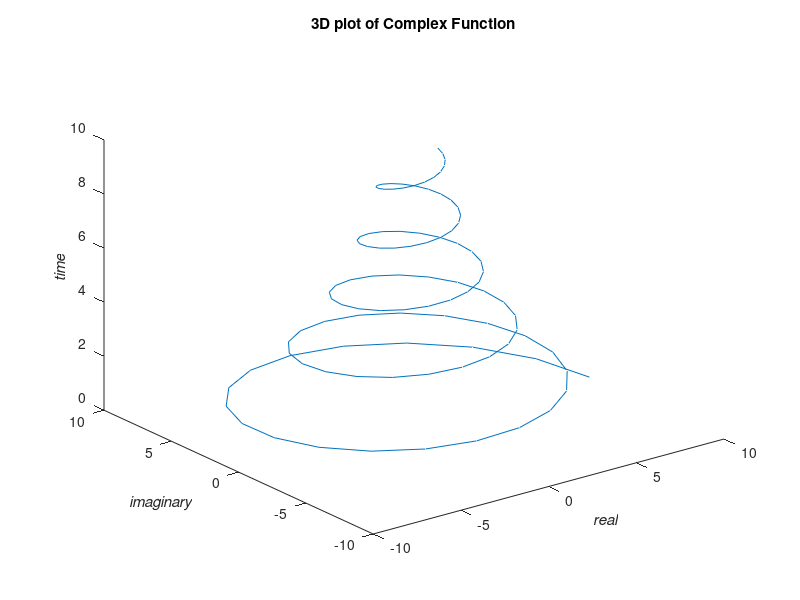

Here is the MATLAB script that generated this plot:
%{
8.10
Plot the function v(t) = 10*e^((-0.2 + j*pi)t) for 0 <= t <= 10 using
function plot3, where the three dimensions to plot are the real part
of the function, the imaginary part of the function, and time.
%}

%Set range of t and calculate values of v
t = linspace(0, 10);
v = 10 * exp((-0.2 + 1i*pi).*t); %MATLAB says use 1i for improved robustness

%Plot real vs imaginary components of v(t)
plot3(real(v), imag(v), t);
title('\bf3D plot of Complex Function');
xlabel('\bf\itreal');
ylabel('\bf\itimaginary');
zlabel('\bf\ittime')